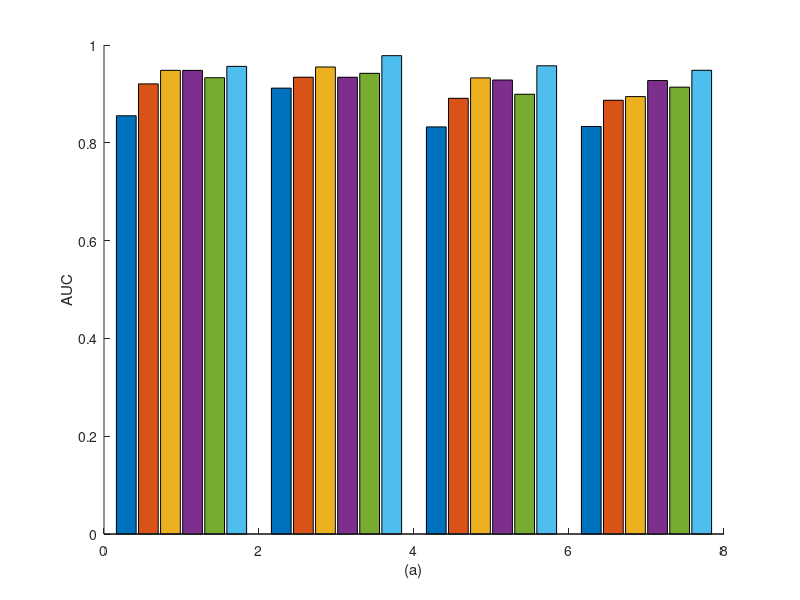

Here is the MATLAB script that generated this plot: (Note: this script raises an error after producing the figure.)
%   'NIMCGCN', 'LAGCN', 'BNNR','DRRS', 'DeepDR','NSGNN',...
%% 数据准备
x = [1 3 5 7];    
dataset = [0.8553 0.9205 0.9482 0.9481 0.9331 0.9563;
           0.9118 0.9341 0.9550 0.9340 0.9421 0.9782;
           0.8325 0.8910 0.9327 0.9284 0.8993 0.9575;
           0.8334 0.8870 0.8945 0.9273 0.9138 0.9483]; 
 % 误差矩阵
% AVG = dataset/50; % 下方长度
AVG = [0.0032 0.0024 0.0045 0.0051 0.0037 0.0012;
       0.0055 0.0022 0.0046 0.0024 0.0031 0.0027;
       0.0039 0.0037 0.0021 0.0037 0.0029 0.0012;
       0.0031 0.0041 0.0034 0.0027 0.0022 0.0036];
% STD = dataset/100; % 上方长度
STD = [0.0032 0.0024 0.0045 0.0051 0.0037 0.0012;
       0.0055 0.0022 0.0046 0.0024 0.0031 0.0027;
       0.0039 0.0037 0.0021 0.0037 0.0029 0.0012;
       0.0031 0.0041 0.0034 0.0027 0.0022 0.0036];
      
%% 颜色提取
close
% C1 = C(1,:);
% C2 = C(2,:);
% C3 = C(3,:);
C1=[0.4 0.4 0.55];
C2=[0.3020 0.7333 0.9392];
C3=[0.0 0.6275 0.5255];
C4=[0.2392 0.3294 0.5333];
C5=[1 1 0.55];
C6=[0.9098 0.2941 0.2078];

% C1=[0.7725 0.8706 0.7059];
% C2=[0.6588 0.8196 0.5608];
% C3=[0.3255 0.5098 0.1961];


%% 图窗设定
figureUnits = 'centimeters';
figureWidth = 20;
figureHeight = 17;
figureHandle = figure;
set(gcf, 'Units', figureUnits, 'Position', [0 0 figureWidth figureHeight]);
hold on

%% 多组柱状图绘制
GO = bar(x,dataset,0.9,'EdgeColor','k');
hYLabel = ylabel('AUC');
hXLabel = xlabel('(a)');
% 赋色
GO(1).FaceColor = C1;
GO(2).FaceColor = C2;
GO(3).FaceColor = C3;
GO(4).FaceColor = C4;
GO(5).FaceColor = C5;
GO(6).FaceColor = C6;
%文字注释
% high=0.025;
high=0.017;
for ii = 1
    text(ii-0.67,dataset(ii,1)+STD(ii,1)+high,strcat(num2str(dataset(ii,1),'%.3f'),'±',num2str(STD(ii,1),'%.3f')),...
         'ROtation',90,'color','k','FontSize',9,'FontName',  'Times New Roman', 'HorizontalAlignment','center');
    text(ii-0.42,dataset(ii,2)+STD(ii,2)+high,strcat(num2str(dataset(ii,2),'%.3f'),'±',num2str(STD(ii,2),'%.3f')),...
         'ROtation',90,'color','k','FontSize',9,'FontName',  'Times New Roman', 'HorizontalAlignment','center');     
    text(ii-0.15,dataset(ii,3)+STD(ii,3)+high,strcat(num2str(dataset(ii,3),'%.3f'),'±',num2str(STD(ii,3),'%.3f')),...
         'ROtation',90,'color','k','FontSize',9,'FontName',  'Times New Roman', 'HorizontalAlignment','center');  
    text(ii+0.13,dataset(ii,4)+STD(ii,4)+high,strcat(num2str(dataset(ii,4),'%.3f'),'±',num2str(STD(ii,4),'%.3f')),...
         'ROtation',90,'color','k','FontSize',9,'FontName',  'Times New Roman', 'HorizontalAlignment','center');
    text(ii+0.40,dataset(ii,5)+STD(ii,5)+high,strcat(num2str(dataset(ii,5),'%.3f'),'±',num2str(STD(ii,5),'%.3f')),...
         'ROtation',90,'color','k','FontSize',9,'FontName',  'Times New Roman', 'HorizontalAlignment','center');
    text(ii+0.66,dataset(ii,6)+STD(ii,6)+high,strcat(num2str(dataset(ii,6),'%.3f'),'±',num2str(STD(ii,6),'%.3f')),...
         'ROtation',90,'color','k','FontSize',9,'FontName',  'Times New Roman', 'HorizontalAlignment','center');
end
for ii = 3
    text(ii-0.67,dataset(ii-1,1)+STD(ii-1,1)+high,strcat(num2str(dataset(ii-1,1),'%.3f'),'±',num2str(STD(ii-1,1),'%.3f')),...
         'ROtation',90,'color','k','FontSize',9,'FontName',  'Times New Roman', 'HorizontalAlignment','center');
    text(ii-0.42,dataset(ii-1,2)+STD(ii-1,2)+high,strcat(num2str(dataset(ii-1,2),'%.3f'),'±',num2str(STD(ii-1,2),'%.3f')),...
         'ROtation',90,'color','k','FontSize',9,'FontName',  'Times New Roman', 'HorizontalAlignment','center');     
    text(ii-0.15,dataset(ii-1,3)+STD(ii-1,3)+high,strcat(num2str(dataset(ii-1,3),'%.3f'),'±',num2str(STD(ii-1,3),'%.3f')),...
         'ROtation',90,'color','k','FontSize',9,'FontName',  'Times New Roman', 'HorizontalAlignment','center');  
    text(ii+0.13,dataset(ii-1,4)+STD(ii-1,4)+high,strcat(num2str(dataset(ii-1,4),'%.3f'),'±',num2str(STD(ii-1,4),'%.3f')),...
         'ROtation',90,'color','k','FontSize',9,'FontName',  'Times New Roman', 'HorizontalAlignment','center');
    text(ii+0.40,dataset(ii-1,5)+STD(ii-1,5)+high,strcat(num2str(dataset(ii-1,5),'%.3f'),'±',num2str(STD(ii-1,5),'%.3f')),...
         'ROtation',90,'color','k','FontSize',9,'FontName',  'Times New Roman', 'HorizontalAlignment','center');
    text(ii+0.66,dataset(ii-1,6)+STD(ii-1,6)+high,strcat(num2str(dataset(ii-1,6),'%.3f'),'±',num2str(STD(ii-1,6),'%.3f')),...
         'ROtation',90,'color','k','FontSize',9,'FontName',  'Times New Roman', 'HorizontalAlignment','center');
end
for ii = 5
    text(ii-0.67,dataset(ii-2,1)+STD(ii-2,1)+high,strcat(num2str(dataset(ii-2,1),'%.3f'),'±',num2str(STD(ii-2,1),'%.3f')),...
         'ROtation',90,'color','k','FontSize',9,'FontName',  'Times New Roman', 'HorizontalAlignment','center');
    text(ii-0.42,dataset(ii-2,2)+STD(ii-2,2)+high,strcat(num2str(dataset(ii-2,2),'%.3f'),'±',num2str(STD(ii-2,2),'%.3f')),...
         'ROtation',90,'color','k','FontSize',9,'FontName',  'Times New Roman', 'HorizontalAlignment','center');     
    text(ii-0.15,dataset(ii-2,3)+STD(ii-2,3)+high,strcat(num2str(dataset(ii-2,3),'%.3f'),'±',num2str(STD(ii-2,3),'%.3f')),...
         'ROtation',90,'color','k','FontSize',9,'FontName',  'Times New Roman', 'HorizontalAlignment','center');  
    text(ii+0.13,dataset(ii-2,4)+STD(ii-2,4)+high,strcat(num2str(dataset(ii-2,4),'%.3f'),'±',num2str(STD(ii-2,4),'%.3f')),...
         'ROtation',90,'color','k','FontSize',9,'FontName',  'Times New Roman', 'HorizontalAlignment','center');
    text(ii+0.40,dataset(ii-2,5)+STD(ii-2,5)+high,strcat(num2str(dataset(ii-2,5),'%.3f'),'±',num2str(STD(ii-2,5),'%.3f')),...
         'ROtation',90,'color','k','FontSize',9,'FontName',  'Times New Roman', 'HorizontalAlignment','center');
    text(ii+0.66,dataset(ii-2,6)+STD(ii-2,6)+high,strcat(num2str(dataset(ii-2,6),'%.3f'),'±',num2str(STD(ii-2,6),'%.3f')),...
         'ROtation',90,'color','k','FontSize',9,'FontName',  'Times New Roman', 'HorizontalAlignment','center');
end
for ii = 7
    text(ii-0.67,dataset(ii-3,1)+STD(ii-3,1)+high,strcat(num2str(dataset(ii-3,1),'%.3f'),'±',num2str(STD(ii-3,1),'%.3f')),...
         'ROtation',90,'color','k','FontSize',9,'FontName',  'Times New Roman', 'HorizontalAlignment','center');
    text(ii-0.42,dataset(ii-3,2)+STD(ii-3,2)+high,strcat(num2str(dataset(ii-3,2),'%.3f'),'±',num2str(STD(ii-3,2),'%.3f')),...
         'ROtation',90,'color','k','FontSize',9,'FontName',  'Times New Roman', 'HorizontalAlignment','center');     
    text(ii-0.15,dataset(ii-3,3)+STD(ii-3,3)+high,strcat(num2str(dataset(ii-3,3),'%.3f'),'±',num2str(STD(ii-3,3),'%.3f')),...
         'ROtation',90,'color','k','FontSize',9,'FontName',  'Times New Roman', 'HorizontalAlignment','center');  
    text(ii+0.13,dataset(ii-3,4)+STD(ii-3,4)+high,strcat(num2str(dataset(ii-3,4),'%.3f'),'±',num2str(STD(ii-3,4),'%.3f')),...
         'ROtation',90,'color','k','FontSize',9,'FontName',  'Times New Roman', 'HorizontalAlignment','center');
    text(ii+0.40,dataset(ii-3,5)+STD(ii-3,5)+high,strcat(num2str(dataset(ii-3,5),'%.3f'),'±',num2str(STD(ii-3,5),'%.3f')),...
         'ROtation',90,'color','k','FontSize',9,'FontName',  'Times New Roman', 'HorizontalAlignment','center');
    text(ii+0.66,dataset(ii-3,6)+STD(ii-3,6)+high,strcat(num2str(dataset(ii-3,6),'%.3f'),'±',num2str(STD(ii-3,6),'%.3f')),...
         'ROtation',90,'color','k','FontSize',9,'FontName',  'Times New Roman', 'HorizontalAlignment','center');
end



[M,N] = size(dataset);
xpos = zeros(M,N);
xpos(:,1) = GO(1,1).XEndPoints';
xpos(:,2) = GO(1,2).XEndPoints';
xpos(:,3) = GO(1,3).XEndPoints';
xpos(:,4) = GO(1,4).XEndPoints';
xpos(:,5) = GO(1,5).XEndPoints';
xpos(:,6) = GO(1,6).XEndPoints';

hE = errorbar(xpos, dataset, AVG, STD);
set(hE, 'LineStyle', 'none', 'Color', 'k', 'LineWidth', 0.7)


%% 坐标区细节调整
% 坐标轴参数调整
set(gca, 'Box', 'off', ...                                         
         'XGrid', 'off', 'YGrid', 'off', ...                       
         'TickDir', 'out', 'TickLength', [.005 .005], ...           
         'XMinorTick', 'off', 'YMinorTick', 'off', ...             
         'XColor', [0 0 0],  'YColor', [0 0 0 ],...           
         'YTick', 0.8:0.02:1,...                                      
         'Ylim' , [0.8 1.015], ...                                   
         'Xlim' , [0 8], ...
         'Xtick', [0:8], ... 
         'Xticklabel',{' ', 'Cdataset',' ','DNdataset',' ','Fdataset',' ','LSRRL'},...
         'Yticklabel',{num2str([0.8:0.02:1]','%.2f')})
% legend
hLegend = legend([GO(1),GO(2),GO(3),GO(4),GO(5),GO(6)], ...
                 'NIMCGCN', 'LAGCN', 'BNNR','DRRS', 'DeepDR','NSGNN',...
                 'Location', 'northoutside','Orientation','horizontal');
hLegend.ItemTokenSize = [5 5];
legend('boxoff');
% 字体字号
set(gca, 'FontName', 'Times New Roman', 'FontSize', 10)
set(hLegend, 'FontName',  'Times New Roman', 'FontSize', 11)
set(hYLabel, 'FontName',  'Times New Roman', 'FontSize', 14)
set(hXLabel, 'FontName',  'Times New Roman', 'FontSize', 20)
set(gcf,'Color',[1 1 1])
set(gca,'LineWidth',0.7)


%% 图片输出
figW = figureWidth;
figH = figureHeight;
set(figureHandle,'PaperUnits',figureUnits);
set(figureHandle,'PaperPosition',[0 0 figW figH]);
fileout = 'test';
% print(figureHandle,[fileout,'.png'],'-r300','-dpng');

xc = get(gca,'XColor');
yc = get(gca,'YColor');
unit = get(gca,'units');
ax = axes( 'Units', unit,...
           'Position',get(gca,'Position'),...
           'XAxisLocation','top',...
           'YAxisLocation','right',...
           'Color','none',...
           'XColor',xc,...
           'YColor',yc);
set(ax, 'linewidth',0.7,...
        'XTick', [],...
        'YTick', []);
% 输出
% print('test2.png','-r300','-dpng')
